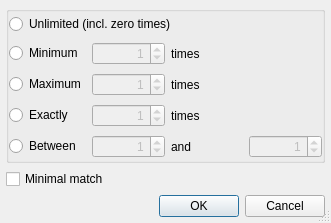
<ui version="4.0" >
 <class>PyRegExpWizardRepeatDialog</class>
 <widget class="QDialog" name="PyRegExpWizardRepeatDialog" >
  <property name="geometry" >
   <rect>
    <x>0</x>
    <y>0</y>
    <width>331</width>
    <height>223</height>
   </rect>
  </property>
  <property name="windowTitle" >
   <string>Number of repetitions</string>
  </property>
  <property name="sizeGripEnabled" >
   <bool>true</bool>
  </property>
  <layout class="QVBoxLayout" >
   <item>
    <widget class="QGroupBox" name="groupBox" >
     <property name="title" >
      <string/>
     </property>
     <property name="flat" >
      <bool>true</bool>
     </property>
     <layout class="QGridLayout" >
      <property name="margin" >
       <number>0</number>
      </property>
      <item row="2" column="2" >
       <widget class="QLabel" name="textLabel1_6" >
        <property name="text" >
         <string>times</string>
        </property>
       </widget>
      </item>
      <item row="3" column="2" >
       <widget class="QLabel" name="textLabel1_7" >
        <property name="text" >
         <string>times</string>
        </property>
       </widget>
      </item>
      <item row="1" column="2" >
       <widget class="QLabel" name="textLabel1_5" >
        <property name="text" >
         <string>times</string>
        </property>
       </widget>
      </item>
      <item row="4" column="1" >
       <widget class="QSpinBox" name="lowerSpin" >
        <property name="enabled" >
         <bool>false</bool>
        </property>
        <property name="alignment" >
         <set>Qt::AlignRight</set>
        </property>
        <property name="value" >
         <number>1</number>
        </property>
       </widget>
      </item>
      <item row="4" column="3" >
       <widget class="QSpinBox" name="upperSpin" >
        <property name="enabled" >
         <bool>false</bool>
        </property>
        <property name="alignment" >
         <set>Qt::AlignRight</set>
        </property>
        <property name="value" >
         <number>1</number>
        </property>
       </widget>
      </item>
      <item row="4" column="2" >
       <widget class="QLabel" name="textLabel6" >
        <property name="text" >
         <string>and</string>
        </property>
       </widget>
      </item>
      <item row="4" column="0" >
       <widget class="QRadioButton" name="betweenButton" >
        <property name="text" >
         <string>Between</string>
        </property>
       </widget>
      </item>
      <item row="3" column="1" >
       <widget class="QSpinBox" name="exactSpin" >
        <property name="enabled" >
         <bool>false</bool>
        </property>
        <property name="alignment" >
         <set>Qt::AlignRight</set>
        </property>
        <property name="value" >
         <number>1</number>
        </property>
       </widget>
      </item>
      <item row="3" column="0" >
       <widget class="QRadioButton" name="exactButton" >
        <property name="text" >
         <string>Exactly</string>
        </property>
       </widget>
      </item>
      <item row="2" column="1" >
       <widget class="QSpinBox" name="maxSpin" >
        <property name="enabled" >
         <bool>false</bool>
        </property>
        <property name="alignment" >
         <set>Qt::AlignRight</set>
        </property>
        <property name="value" >
         <number>1</number>
        </property>
       </widget>
      </item>
      <item row="2" column="0" >
       <widget class="QRadioButton" name="maxButton" >
        <property name="text" >
         <string>Maximum</string>
        </property>
       </widget>
      </item>
      <item row="1" column="0" >
       <widget class="QRadioButton" name="minButton" >
        <property name="text" >
         <string>Minimum</string>
        </property>
       </widget>
      </item>
      <item row="1" column="1" >
       <widget class="QSpinBox" name="minSpin" >
        <property name="enabled" >
         <bool>false</bool>
        </property>
        <property name="alignment" >
         <set>Qt::AlignRight</set>
        </property>
        <property name="value" >
         <number>1</number>
        </property>
       </widget>
      </item>
      <item row="0" column="0" colspan="4" >
       <widget class="QRadioButton" name="unlimitedButton" >
        <property name="text" >
         <string>Unlimited (incl. zero times)</string>
        </property>
       </widget>
      </item>
     </layout>
    </widget>
   </item>
   <item>
    <widget class="QCheckBox" name="minimalCheckBox" >
     <property name="text" >
      <string>Minimal match</string>
     </property>
    </widget>
   </item>
   <item>
    <widget class="QDialogButtonBox" name="buttonBox" >
     <property name="orientation" >
      <enum>Qt::Horizontal</enum>
     </property>
     <property name="standardButtons" >
      <set>QDialogButtonBox::Cancel|QDialogButtonBox::Ok</set>
     </property>
    </widget>
   </item>
  </layout>
 </widget>
 <layoutdefault spacing="6" margin="6" />
 <pixmapfunction>qPixmapFromMimeSource</pixmapfunction>
 <tabstops>
  <tabstop>unlimitedButton</tabstop>
  <tabstop>minButton</tabstop>
  <tabstop>minSpin</tabstop>
  <tabstop>maxButton</tabstop>
  <tabstop>maxSpin</tabstop>
  <tabstop>exactButton</tabstop>
  <tabstop>exactSpin</tabstop>
  <tabstop>betweenButton</tabstop>
  <tabstop>lowerSpin</tabstop>
  <tabstop>upperSpin</tabstop>
  <tabstop>minimalCheckBox</tabstop>
 </tabstops>
 <resources/>
 <connections>
  <connection>
   <sender>minButton</sender>
   <signal>toggled(bool)</signal>
   <receiver>minSpin</receiver>
   <slot>setEnabled(bool)</slot>
   <hints>
    <hint type="sourcelabel" >
     <x>53</x>
     <y>43</y>
    </hint>
    <hint type="destinationlabel" >
     <x>121</x>
     <y>47</y>
    </hint>
   </hints>
  </connection>
  <connection>
   <sender>maxButton</sender>
   <signal>toggled(bool)</signal>
   <receiver>maxSpin</receiver>
   <slot>setEnabled(bool)</slot>
   <hints>
    <hint type="sourcelabel" >
     <x>58</x>
     <y>68</y>
    </hint>
    <hint type="destinationlabel" >
     <x>117</x>
     <y>67</y>
    </hint>
   </hints>
  </connection>
  <connection>
   <sender>exactButton</sender>
   <signal>toggled(bool)</signal>
   <receiver>exactSpin</receiver>
   <slot>setEnabled(bool)</slot>
   <hints>
    <hint type="sourcelabel" >
     <x>61</x>
     <y>114</y>
    </hint>
    <hint type="destinationlabel" >
     <x>162</x>
     <y>114</y>
    </hint>
   </hints>
  </connection>
  <connection>
   <sender>betweenButton</sender>
   <signal>toggled(bool)</signal>
   <receiver>lowerSpin</receiver>
   <slot>setEnabled(bool)</slot>
   <hints>
    <hint type="sourcelabel" >
     <x>60</x>
     <y>143</y>
    </hint>
    <hint type="destinationlabel" >
     <x>162</x>
     <y>143</y>
    </hint>
   </hints>
  </connection>
  <connection>
   <sender>betweenButton</sender>
   <signal>toggled(bool)</signal>
   <receiver>upperSpin</receiver>
   <slot>setEnabled(bool)</slot>
   <hints>
    <hint type="sourcelabel" >
     <x>61</x>
     <y>143</y>
    </hint>
    <hint type="destinationlabel" >
     <x>322</x>
     <y>143</y>
    </hint>
   </hints>
  </connection>
  <connection>
   <sender>buttonBox</sender>
   <signal>accepted()</signal>
   <receiver>PyRegExpWizardRepeatDialog</receiver>
   <slot>accept()</slot>
   <hints>
    <hint type="sourcelabel" >
     <x>19</x>
     <y>190</y>
    </hint>
    <hint type="destinationlabel" >
     <x>19</x>
     <y>211</y>
    </hint>
   </hints>
  </connection>
  <connection>
   <sender>buttonBox</sender>
   <signal>rejected()</signal>
   <receiver>PyRegExpWizardRepeatDialog</receiver>
   <slot>reject()</slot>
   <hints>
    <hint type="sourcelabel" >
     <x>61</x>
     <y>192</y>
    </hint>
    <hint type="destinationlabel" >
     <x>61</x>
     <y>210</y>
    </hint>
   </hints>
  </connection>
 </connections>
</ui>
